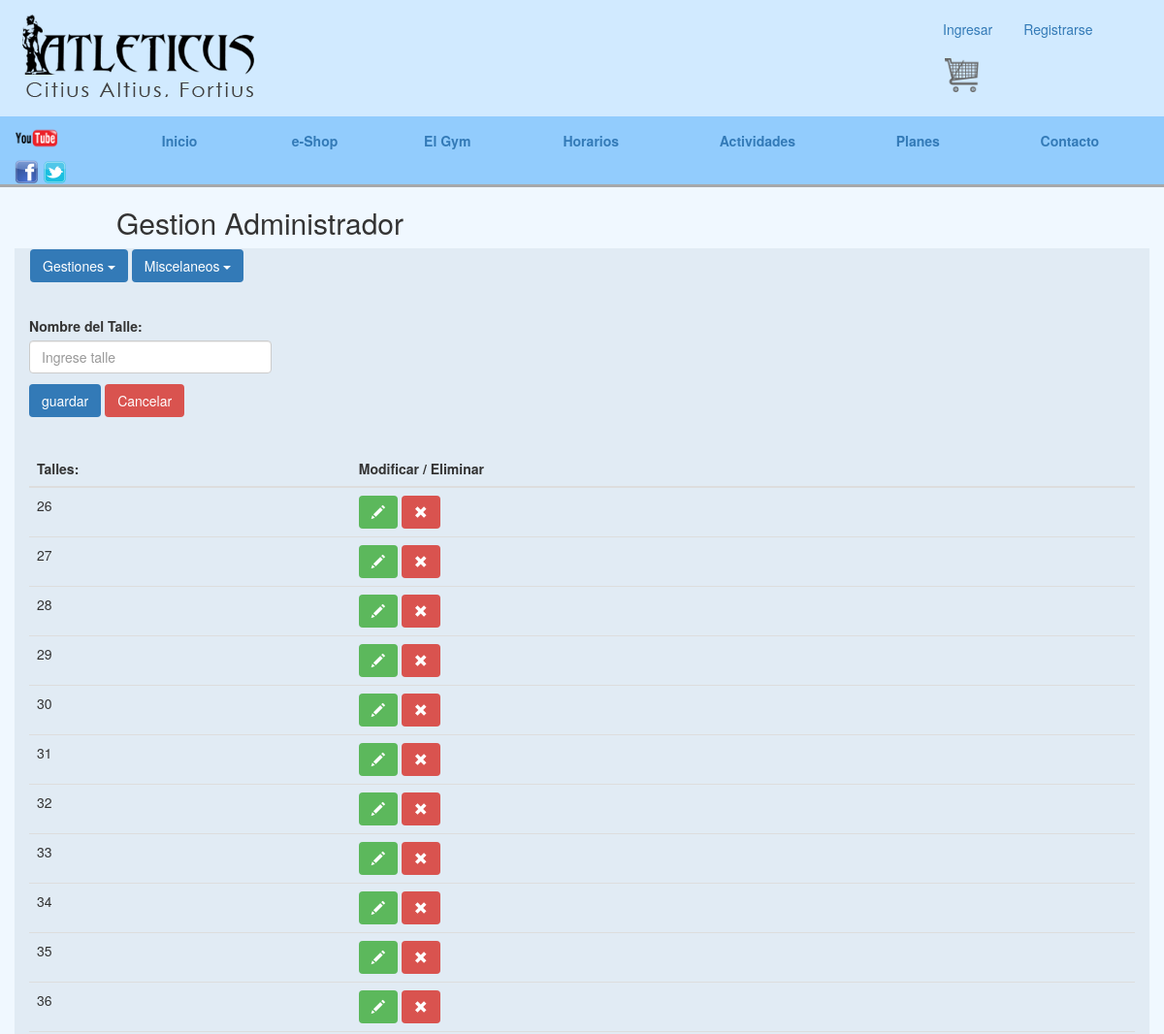
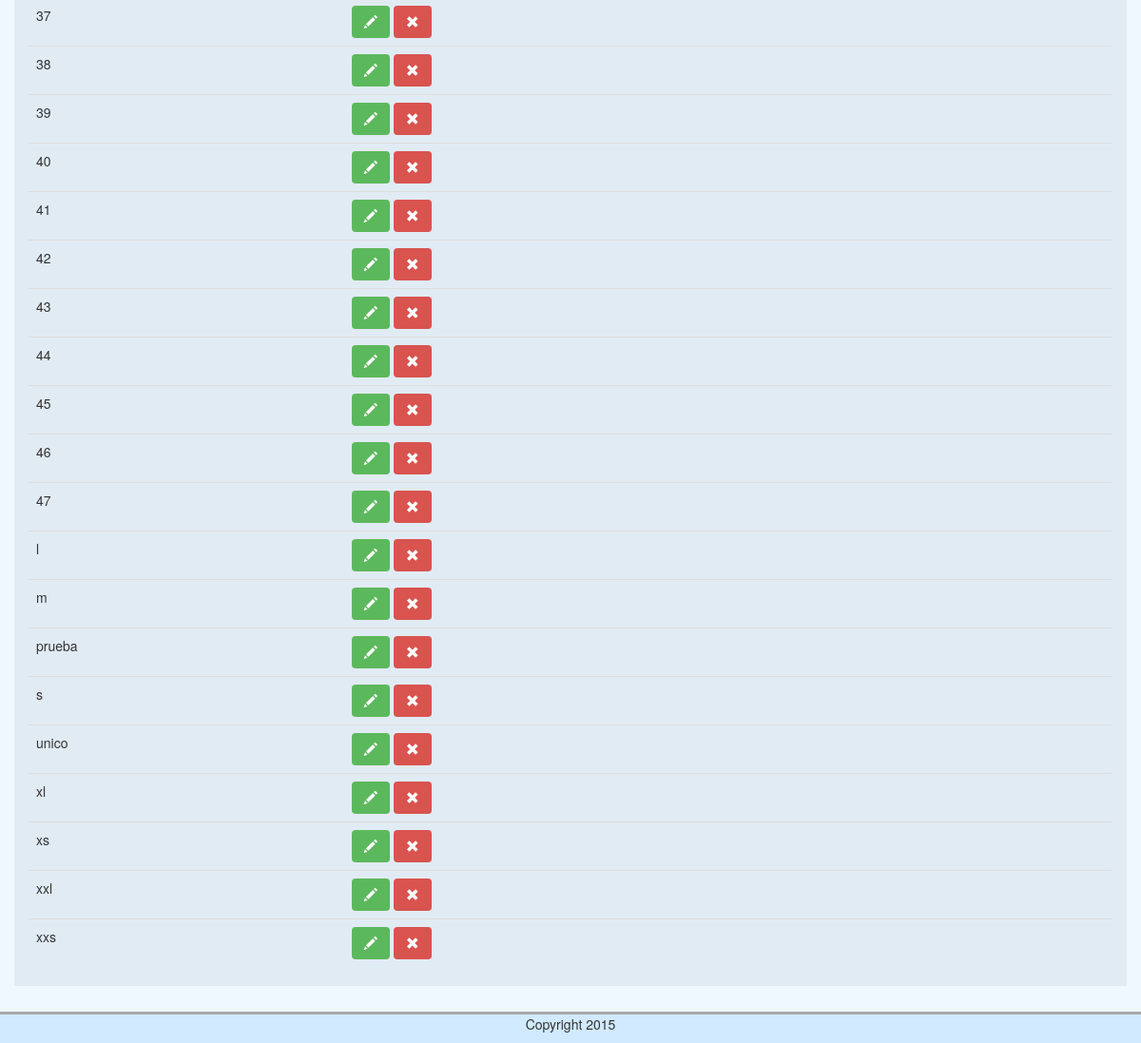
The page /abmTallesProducto.php on the database its author committed (2 pictures, top to bottom).
### tables this page shows
CREATE TABLE IF NOT EXISTS `talles` (
  `id_talle` int(11) NOT NULL,
  `talle_nombre` varchar(10) NOT NULL
);

### models/productoTalle.php (called while the page is built, shortened)
<?php
    function getConnection(){
        $mysqli = new mysqli("localhost", "root", "admin", "atleticus");
        if( $mysqli->connect_errno ){
            die("Error al intentar establecer la conexión con MySQL");
        }else{
            $mysqli->query("SET NAMES 'utf8'");
            return $mysqli;
        }
    }
    function getTalles(){
        $talles = array();
        $c = getConnection();
        $query = "SELECT id_talle, talle_nombre FROM `talles`";
        if( $result = $c->query($query) ){
            while($fila = $result->fetch_assoc()){
                $talles[] = $fila;
            }
        }
        return $talles;
    }
?>

### abmTallesProducto.php (the view, shortened to what this page needs)
<?php require("partials/gestionHeader.php"); ?>
<?php
    require("models/productoTalle.php");
    $id = isset($_GET["id"]) ? $_GET["id"] : null;
    $action = empty($id) ? "guardar" : "actualizar";
    $talles = getTalles();
    $talle = array();
?>
<form id="form-talle-producto" method="post" action="actions/actions_talles.php">
    <label>Nombre del Talle: </label>
    <input name = "nombre_talle" type="text" class="form-control abm-inputs" id="nombre_talle" value="<?= !empty($talle) ? $talle["talle_nombre"] : ""?>" placeholder="Ingrese talle">
    <input type="submit" class="btn btn-primary" name="action" value="<?= $action; ?>"/>
    <input type="submit" class="btn btn-danger" name="action" value="Cancelar"/>
</form>
<table class="table table-hover abm-tablas">
    <thead>
        <tr>
            <th>Talles: </th>
            <th>Modificar / Eliminar</th>
        </tr>
    </thead>
    <tbody>
    <?php foreach($talles as $talle) {?>
    <tr>
        <td class="acti-tipoDescripcion"><?= $talle["talle_nombre"];?></td>
        <td>
            <form class="form-inline" action="actions/actions_talles.php" method="post">
                <button type="submit" name="action" value="editar" class="btn btn-success editar"><sapan class="glyphicon glyphicon-pencil" aria-hidden="true"></sapan></button>
                <button type="submit" name="action" value="eliminar" class="btn btn-danger eliminar"><sapan class="glyphicon glyphicon-remove" aria-hidden="true"></sapan></button>
            </form>
        </td>
    </tr>
    <?php } ?>
    </tbody>
</table>
<?php require("partials/gestionFooter.php"); ?>

### css/mainMauro.css (style rules this page uses)
.cuerpo-comprar .facturacion button, input, select { margin-bottom: 1% }
.abm-inputs { width: 250px; }
.abm-tablas { margin-top: 3%; }

### css/standalone.css (style rules this page uses)
.btn { cursor: pointer; -webkit-user-select: none; -moz-user-select: none; -ms-user-select: none; user-select: none; background-image: none; border: 1px solid transparent; }

### rows shown on the page
talles: talle_nombre "26"
talles: talle_nombre "27"
talles: talle_nombre "28"
talles: talle_nombre "29"
talles: talle_nombre "30"
talles: talle_nombre "31"
talles: talle_nombre "32"
talles: talle_nombre "33"
talles: talle_nombre "34"
talles: talle_nombre "35"
talles: talle_nombre "36"
talles: talle_nombre "37"
talles: talle_nombre "38"
talles: talle_nombre "39"
talles: talle_nombre "40"
talles: talle_nombre "41"
talles: talle_nombre "42"
talles: talle_nombre "43"
talles: talle_nombre "44"
talles: talle_nombre "45"
talles: talle_nombre "46"
talles: talle_nombre "47"
talles: talle_nombre "l"
talles: talle_nombre "m"
talles: talle_nombre "prueba"
talles: talle_nombre "s"
talles: talle_nombre "unico"
talles: talle_nombre "xl"
talles: talle_nombre "xs"
talles: talle_nombre "xxl"
talles: talle_nombre "xxs"
